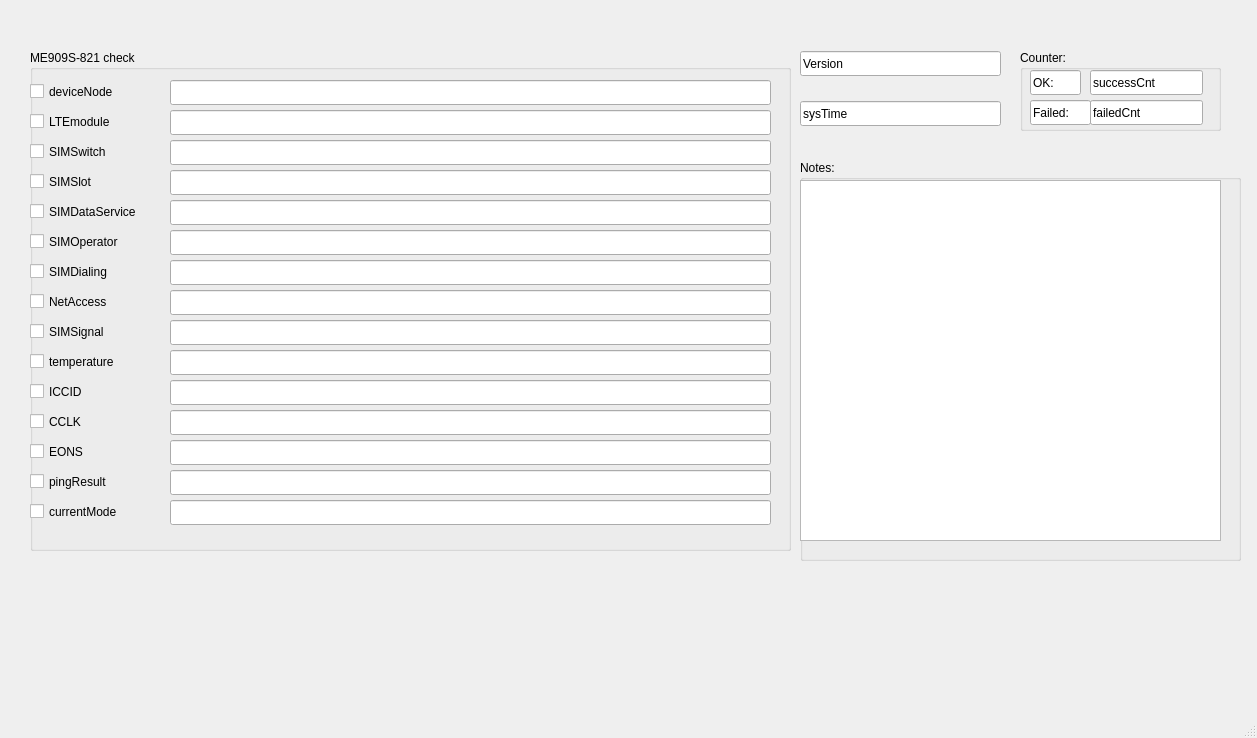
<?xml version="1.0" encoding="UTF-8"?>
<ui version="4.0">
 <class>MainWindow</class>
 <widget class="QMainWindow" name="MainWindow">
  <property name="geometry">
   <rect>
    <x>0</x>
    <y>0</y>
    <width>1257</width>
    <height>738</height>
   </rect>
  </property>
  <property name="windowTitle">
   <string>MainWindow</string>
  </property>
  <widget class="QWidget" name="centralwidget">
   <widget class="QGroupBox" name="groupBox">
    <property name="geometry">
     <rect>
      <x>30</x>
      <y>50</y>
      <width>761</width>
      <height>501</height>
     </rect>
    </property>
    <property name="title">
     <string>ME909S-821 check</string>
    </property>
    <widget class="QCheckBox" name="checkBox_deviceNode">
     <property name="geometry">
      <rect>
       <x>0</x>
       <y>30</y>
       <width>121</width>
       <height>23</height>
      </rect>
     </property>
     <property name="text">
      <string>deviceNode</string>
     </property>
    </widget>
    <widget class="QCheckBox" name="checkBox_ltemodule">
     <property name="geometry">
      <rect>
       <x>0</x>
       <y>60</y>
       <width>111</width>
       <height>23</height>
      </rect>
     </property>
     <property name="text">
      <string>LTEmodule</string>
     </property>
    </widget>
    <widget class="QCheckBox" name="checkBox_SIMSlot">
     <property name="geometry">
      <rect>
       <x>0</x>
       <y>120</y>
       <width>131</width>
       <height>23</height>
      </rect>
     </property>
     <property name="text">
      <string>SIMSlot</string>
     </property>
    </widget>
    <widget class="QCheckBox" name="checkBox_SIMDataService">
     <property name="geometry">
      <rect>
       <x>0</x>
       <y>150</y>
       <width>151</width>
       <height>23</height>
      </rect>
     </property>
     <property name="text">
      <string>SIMDataService</string>
     </property>
    </widget>
    <widget class="QCheckBox" name="checkBox_SIMOperator">
     <property name="geometry">
      <rect>
       <x>0</x>
       <y>180</y>
       <width>141</width>
       <height>23</height>
      </rect>
     </property>
     <property name="text">
      <string>SIMOperator</string>
     </property>
    </widget>
    <widget class="QCheckBox" name="checkBox_SIMDialing">
     <property name="geometry">
      <rect>
       <x>0</x>
       <y>210</y>
       <width>161</width>
       <height>23</height>
      </rect>
     </property>
     <property name="text">
      <string>SIMDialing</string>
     </property>
    </widget>
    <widget class="QCheckBox" name="checkBox_SIMSignal">
     <property name="geometry">
      <rect>
       <x>0</x>
       <y>270</y>
       <width>141</width>
       <height>23</height>
      </rect>
     </property>
     <property name="text">
      <string>SIMSignal</string>
     </property>
    </widget>
    <widget class="QCheckBox" name="checkBox_netAccess">
     <property name="geometry">
      <rect>
       <x>0</x>
       <y>240</y>
       <width>92</width>
       <height>23</height>
      </rect>
     </property>
     <property name="text">
      <string>NetAccess</string>
     </property>
    </widget>
    <widget class="QLineEdit" name="lineEdit_deviceNode">
     <property name="geometry">
      <rect>
       <x>140</x>
       <y>30</y>
       <width>601</width>
       <height>25</height>
      </rect>
     </property>
    </widget>
    <widget class="QLineEdit" name="lineEdit_LTEmodule">
     <property name="geometry">
      <rect>
       <x>140</x>
       <y>60</y>
       <width>601</width>
       <height>25</height>
      </rect>
     </property>
    </widget>
    <widget class="QLineEdit" name="lineEdit_SIMslot">
     <property name="geometry">
      <rect>
       <x>140</x>
       <y>120</y>
       <width>601</width>
       <height>25</height>
      </rect>
     </property>
    </widget>
    <widget class="QLineEdit" name="lineEdit_service">
     <property name="geometry">
      <rect>
       <x>140</x>
       <y>150</y>
       <width>601</width>
       <height>25</height>
      </rect>
     </property>
    </widget>
    <widget class="QLineEdit" name="lineEdit_operator">
     <property name="geometry">
      <rect>
       <x>140</x>
       <y>180</y>
       <width>601</width>
       <height>25</height>
      </rect>
     </property>
    </widget>
    <widget class="QLineEdit" name="lineEdit_dialing">
     <property name="geometry">
      <rect>
       <x>140</x>
       <y>210</y>
       <width>601</width>
       <height>25</height>
      </rect>
     </property>
    </widget>
    <widget class="QLineEdit" name="lineEdit_signal">
     <property name="geometry">
      <rect>
       <x>140</x>
       <y>270</y>
       <width>601</width>
       <height>25</height>
      </rect>
     </property>
    </widget>
    <widget class="QLineEdit" name="lineEdit_netaccess">
     <property name="geometry">
      <rect>
       <x>140</x>
       <y>240</y>
       <width>601</width>
       <height>25</height>
      </rect>
     </property>
    </widget>
    <widget class="QLineEdit" name="lineEdit_temp">
     <property name="geometry">
      <rect>
       <x>140</x>
       <y>300</y>
       <width>601</width>
       <height>25</height>
      </rect>
     </property>
    </widget>
    <widget class="QCheckBox" name="checkBox_temp">
     <property name="geometry">
      <rect>
       <x>0</x>
       <y>300</y>
       <width>92</width>
       <height>23</height>
      </rect>
     </property>
     <property name="text">
      <string>temperature</string>
     </property>
    </widget>
    <widget class="QCheckBox" name="checkBox_iccid">
     <property name="geometry">
      <rect>
       <x>0</x>
       <y>330</y>
       <width>92</width>
       <height>23</height>
      </rect>
     </property>
     <property name="text">
      <string>ICCID</string>
     </property>
    </widget>
    <widget class="QLineEdit" name="lineEdit_iccid">
     <property name="geometry">
      <rect>
       <x>140</x>
       <y>330</y>
       <width>601</width>
       <height>25</height>
      </rect>
     </property>
    </widget>
    <widget class="QLineEdit" name="lineEdit_currentMode">
     <property name="geometry">
      <rect>
       <x>140</x>
       <y>450</y>
       <width>601</width>
       <height>25</height>
      </rect>
     </property>
     <property name="text">
      <string/>
     </property>
    </widget>
    <widget class="QCheckBox" name="checkBox_currentMode">
     <property name="geometry">
      <rect>
       <x>0</x>
       <y>450</y>
       <width>141</width>
       <height>23</height>
      </rect>
     </property>
     <property name="text">
      <string>currentMode</string>
     </property>
    </widget>
    <widget class="QCheckBox" name="checkBox_simSwitch">
     <property name="geometry">
      <rect>
       <x>0</x>
       <y>90</y>
       <width>101</width>
       <height>23</height>
      </rect>
     </property>
     <property name="text">
      <string>SIMSwitch</string>
     </property>
    </widget>
    <widget class="QLineEdit" name="lineEdit_simSwitch">
     <property name="geometry">
      <rect>
       <x>140</x>
       <y>90</y>
       <width>601</width>
       <height>25</height>
      </rect>
     </property>
    </widget>
    <widget class="QCheckBox" name="checkBox_pingResult">
     <property name="geometry">
      <rect>
       <x>0</x>
       <y>420</y>
       <width>92</width>
       <height>23</height>
      </rect>
     </property>
     <property name="text">
      <string>pingResult</string>
     </property>
    </widget>
    <widget class="QLineEdit" name="lineEdit_pingResult">
     <property name="geometry">
      <rect>
       <x>140</x>
       <y>420</y>
       <width>601</width>
       <height>25</height>
      </rect>
     </property>
    </widget>
    <widget class="QCheckBox" name="checkBox_cclk">
     <property name="geometry">
      <rect>
       <x>0</x>
       <y>360</y>
       <width>92</width>
       <height>23</height>
      </rect>
     </property>
     <property name="text">
      <string>CCLK</string>
     </property>
    </widget>
    <widget class="QLineEdit" name="lineEdit_cclk">
     <property name="geometry">
      <rect>
       <x>140</x>
       <y>360</y>
       <width>601</width>
       <height>25</height>
      </rect>
     </property>
    </widget>
    <widget class="QCheckBox" name="checkBox_eons">
     <property name="geometry">
      <rect>
       <x>0</x>
       <y>390</y>
       <width>92</width>
       <height>23</height>
      </rect>
     </property>
     <property name="text">
      <string>EONS</string>
     </property>
    </widget>
    <widget class="QLineEdit" name="lineEdit_eons">
     <property name="geometry">
      <rect>
       <x>140</x>
       <y>390</y>
       <width>601</width>
       <height>25</height>
      </rect>
     </property>
    </widget>
   </widget>
   <widget class="QLineEdit" name="lineEdit_version">
    <property name="geometry">
     <rect>
      <x>800</x>
      <y>51</y>
      <width>201</width>
      <height>25</height>
     </rect>
    </property>
    <property name="text">
     <string>Version</string>
    </property>
   </widget>
   <widget class="QGroupBox" name="groupBox_2">
    <property name="geometry">
     <rect>
      <x>800</x>
      <y>160</y>
      <width>441</width>
      <height>401</height>
     </rect>
    </property>
    <property name="title">
     <string>Notes:</string>
    </property>
    <widget class="QTextEdit" name="textEdit_info">
     <property name="geometry">
      <rect>
       <x>0</x>
       <y>20</y>
       <width>421</width>
       <height>361</height>
      </rect>
     </property>
    </widget>
   </widget>
   <widget class="QLineEdit" name="lineEdit_sysTime">
    <property name="geometry">
     <rect>
      <x>800</x>
      <y>101</y>
      <width>201</width>
      <height>25</height>
     </rect>
    </property>
    <property name="text">
     <string>sysTime</string>
    </property>
   </widget>
   <widget class="QGroupBox" name="groupBox_3">
    <property name="geometry">
     <rect>
      <x>1020</x>
      <y>50</y>
      <width>201</width>
      <height>81</height>
     </rect>
    </property>
    <property name="title">
     <string>Counter:</string>
    </property>
    <widget class="QLineEdit" name="lineEdit_successCnt">
     <property name="geometry">
      <rect>
       <x>70</x>
       <y>20</y>
       <width>113</width>
       <height>25</height>
      </rect>
     </property>
     <property name="text">
      <string>successCnt</string>
     </property>
    </widget>
    <widget class="QLineEdit" name="lineEdit_noteSuccess">
     <property name="geometry">
      <rect>
       <x>10</x>
       <y>20</y>
       <width>51</width>
       <height>25</height>
      </rect>
     </property>
     <property name="text">
      <string>OK:</string>
     </property>
    </widget>
    <widget class="QLineEdit" name="lineEdit_noteFailed">
     <property name="geometry">
      <rect>
       <x>10</x>
       <y>50</y>
       <width>61</width>
       <height>25</height>
      </rect>
     </property>
     <property name="text">
      <string>Failed:</string>
     </property>
    </widget>
    <widget class="QLineEdit" name="lineEdit_failedCnt">
     <property name="geometry">
      <rect>
       <x>70</x>
       <y>50</y>
       <width>113</width>
       <height>25</height>
      </rect>
     </property>
     <property name="text">
      <string>failedCnt</string>
     </property>
    </widget>
   </widget>
  </widget>
  <widget class="QMenuBar" name="menubar">
   <property name="geometry">
    <rect>
     <x>0</x>
     <y>0</y>
     <width>1257</width>
     <height>22</height>
    </rect>
   </property>
  </widget>
  <widget class="QStatusBar" name="statusbar"/>
 </widget>
 <resources/>
 <connections/>
</ui>
